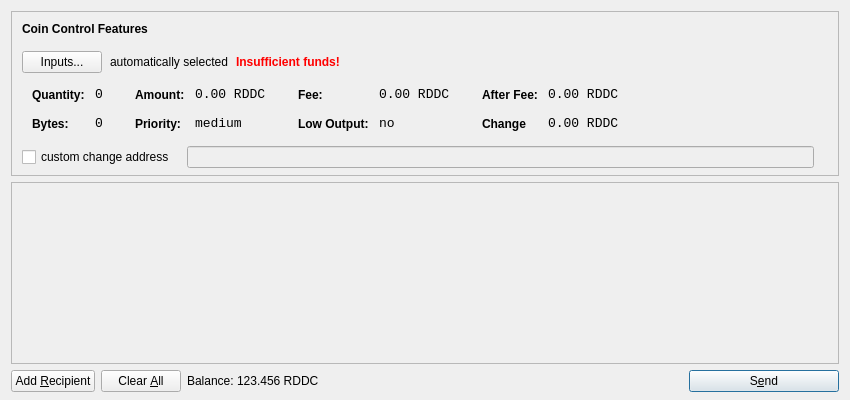
<?xml version="1.0" encoding="UTF-8"?>
<ui version="4.0">
 <class>SendCoinsDialog</class>
 <widget class="QDialog" name="SendCoinsDialog">
  <property name="geometry">
   <rect>
    <x>0</x>
    <y>0</y>
    <width>850</width>
    <height>400</height>
   </rect>
  </property>
  <property name="windowTitle">
   <string>Send Coins</string>
  </property>
  <layout class="QVBoxLayout" name="verticalLayout" stretch="0,1,0">
   <property name="bottomMargin">
    <number>8</number>
   </property>
   <item>
    <widget class="QFrame" name="frameCoinControl">
     <property name="sizePolicy">
      <sizepolicy hsizetype="Expanding" vsizetype="Expanding">
       <horstretch>0</horstretch>
       <verstretch>0</verstretch>
      </sizepolicy>
     </property>
     <property name="maximumSize">
      <size>
       <width>16777215</width>
       <height>16777215</height>
      </size>
     </property>
     <property name="frameShape">
      <enum>QFrame::StyledPanel</enum>
     </property>
     <property name="frameShadow">
      <enum>QFrame::Sunken</enum>
     </property>
     <layout class="QVBoxLayout" name="verticalLayoutCoinControl2">
      <property name="spacing">
       <number>-1</number>
      </property>
      <property name="leftMargin">
       <number>0</number>
      </property>
      <property name="topMargin">
       <number>0</number>
      </property>
      <property name="rightMargin">
       <number>0</number>
      </property>
      <property name="bottomMargin">
       <number>6</number>
      </property>
      <item>
       <layout class="QVBoxLayout" name="verticalLayoutCoinControl" stretch="0,0,0,0,1">
        <property name="spacing">
         <number>0</number>
        </property>
        <property name="leftMargin">
         <number>10</number>
        </property>
        <property name="topMargin">
         <number>10</number>
        </property>
        <item>
         <layout class="QHBoxLayout" name="horizontalLayoutCoinControl1">
          <property name="bottomMargin">
           <number>15</number>
          </property>
          <item>
           <widget class="QLabel" name="labelCoinControlFeatures">
            <property name="sizePolicy">
             <sizepolicy hsizetype="Preferred" vsizetype="Maximum">
              <horstretch>0</horstretch>
              <verstretch>0</verstretch>
             </sizepolicy>
            </property>
            <property name="font">
             <font>
              <weight>75</weight>
              <bold>true</bold>
             </font>
            </property>
            <property name="styleSheet">
             <string notr="true">font-weight:bold;</string>
            </property>
            <property name="text">
             <string>Coin Control Features</string>
            </property>
           </widget>
          </item>
         </layout>
        </item>
        <item>
         <layout class="QHBoxLayout" name="horizontalLayoutCoinControl2" stretch="0,0,0,0">
          <property name="spacing">
           <number>8</number>
          </property>
          <property name="bottomMargin">
           <number>10</number>
          </property>
          <item>
           <widget class="QPushButton" name="pushButtonCoinControl">
            <property name="styleSheet">
             <string notr="true"/>
            </property>
            <property name="text">
             <string>Inputs...</string>
            </property>
           </widget>
          </item>
          <item>
           <widget class="QLabel" name="labelCoinControlAutomaticallySelected">
            <property name="text">
             <string>automatically selected</string>
            </property>
            <property name="margin">
             <number>5</number>
            </property>
           </widget>
          </item>
          <item>
           <widget class="QLabel" name="labelCoinControlInsuffFunds">
            <property name="font">
             <font>
              <weight>75</weight>
              <bold>true</bold>
             </font>
            </property>
            <property name="styleSheet">
             <string notr="true">color:red;font-weight:bold;</string>
            </property>
            <property name="text">
             <string>Insufficient funds!</string>
            </property>
            <property name="margin">
             <number>5</number>
            </property>
           </widget>
          </item>
          <item>
           <spacer name="horizontalSpacerCoinControl">
            <property name="orientation">
             <enum>Qt::Horizontal</enum>
            </property>
            <property name="sizeHint" stdset="0">
             <size>
              <width>40</width>
              <height>1</height>
             </size>
            </property>
           </spacer>
          </item>
         </layout>
        </item>
        <item>
         <widget class="QWidget" name="widgetCoinControl" native="true">
          <property name="sizePolicy">
           <sizepolicy hsizetype="Preferred" vsizetype="Preferred">
            <horstretch>0</horstretch>
            <verstretch>0</verstretch>
           </sizepolicy>
          </property>
          <property name="minimumSize">
           <size>
            <width>0</width>
            <height>0</height>
           </size>
          </property>
          <property name="styleSheet">
           <string notr="true"/>
          </property>
          <layout class="QHBoxLayout" name="horizontalLayoutCoinControl5">
           <property name="margin">
            <number>0</number>
           </property>
           <item>
            <layout class="QHBoxLayout" name="horizontalLayoutCoinControl3" stretch="0,0,0,1">
             <property name="spacing">
              <number>20</number>
             </property>
             <property name="topMargin">
              <number>0</number>
             </property>
             <property name="bottomMargin">
              <number>10</number>
             </property>
             <item>
              <layout class="QFormLayout" name="formLayoutCoinControl1">
               <property name="horizontalSpacing">
                <number>10</number>
               </property>
               <property name="verticalSpacing">
                <number>14</number>
               </property>
               <property name="leftMargin">
                <number>10</number>
               </property>
               <property name="topMargin">
                <number>4</number>
               </property>
               <property name="rightMargin">
                <number>6</number>
               </property>
               <item row="0" column="0">
                <widget class="QLabel" name="labelCoinControlQuantityText">
                 <property name="styleSheet">
                  <string notr="true">font-weight:bold;</string>
                 </property>
                 <property name="text">
                  <string>Quantity:</string>
                 </property>
                 <property name="margin">
                  <number>0</number>
                 </property>
                </widget>
               </item>
               <item row="0" column="1">
                <widget class="QLabel" name="labelCoinControlQuantity">
                 <property name="font">
                  <font>
                   <family>Monospace</family>
                   <pointsize>10</pointsize>
                  </font>
                 </property>
                 <property name="cursor">
                  <cursorShape>IBeamCursor</cursorShape>
                 </property>
                 <property name="contextMenuPolicy">
                  <enum>Qt::ActionsContextMenu</enum>
                 </property>
                 <property name="text">
                  <string>0</string>
                 </property>
                 <property name="margin">
                  <number>0</number>
                 </property>
                 <property name="textInteractionFlags">
                  <set>Qt::LinksAccessibleByMouse|Qt::TextSelectableByKeyboard|Qt::TextSelectableByMouse</set>
                 </property>
                </widget>
               </item>
               <item row="1" column="0">
                <widget class="QLabel" name="labelCoinControlBytesText">
                 <property name="styleSheet">
                  <string notr="true">font-weight:bold;</string>
                 </property>
                 <property name="text">
                  <string>Bytes:</string>
                 </property>
                </widget>
               </item>
               <item row="1" column="1">
                <widget class="QLabel" name="labelCoinControlBytes">
                 <property name="font">
                  <font>
                   <family>Monospace</family>
                   <pointsize>10</pointsize>
                  </font>
                 </property>
                 <property name="cursor">
                  <cursorShape>IBeamCursor</cursorShape>
                 </property>
                 <property name="contextMenuPolicy">
                  <enum>Qt::ActionsContextMenu</enum>
                 </property>
                 <property name="text">
                  <string>0</string>
                 </property>
                 <property name="textInteractionFlags">
                  <set>Qt::LinksAccessibleByMouse|Qt::TextSelectableByKeyboard|Qt::TextSelectableByMouse</set>
                 </property>
                </widget>
               </item>
              </layout>
             </item>
             <item>
              <layout class="QFormLayout" name="formLayoutCoinControl2">
               <property name="horizontalSpacing">
                <number>10</number>
               </property>
               <property name="verticalSpacing">
                <number>14</number>
               </property>
               <property name="leftMargin">
                <number>6</number>
               </property>
               <property name="topMargin">
                <number>4</number>
               </property>
               <property name="rightMargin">
                <number>6</number>
               </property>
               <item row="0" column="0">
                <widget class="QLabel" name="labelCoinControlAmountText">
                 <property name="styleSheet">
                  <string notr="true">font-weight:bold;</string>
                 </property>
                 <property name="text">
                  <string>Amount:</string>
                 </property>
                 <property name="margin">
                  <number>0</number>
                 </property>
                </widget>
               </item>
               <item row="0" column="1">
                <widget class="QLabel" name="labelCoinControlAmount">
                 <property name="font">
                  <font>
                   <family>Monospace</family>
                   <pointsize>10</pointsize>
                  </font>
                 </property>
                 <property name="cursor">
                  <cursorShape>IBeamCursor</cursorShape>
                 </property>
                 <property name="contextMenuPolicy">
                  <enum>Qt::ActionsContextMenu</enum>
                 </property>
                 <property name="text">
                  <string>0.00 RDDC</string>
                 </property>
                 <property name="textInteractionFlags">
                  <set>Qt::LinksAccessibleByMouse|Qt::TextSelectableByKeyboard|Qt::TextSelectableByMouse</set>
                 </property>
                </widget>
               </item>
               <item row="1" column="0">
                <widget class="QLabel" name="labelCoinControlPriorityText">
                 <property name="styleSheet">
                  <string notr="true">font-weight:bold;</string>
                 </property>
                 <property name="text">
                  <string>Priority:</string>
                 </property>
                </widget>
               </item>
               <item row="1" column="1">
                <widget class="QLabel" name="labelCoinControlPriority">
                 <property name="font">
                  <font>
                   <family>Monospace</family>
                   <pointsize>10</pointsize>
                  </font>
                 </property>
                 <property name="cursor">
                  <cursorShape>IBeamCursor</cursorShape>
                 </property>
                 <property name="contextMenuPolicy">
                  <enum>Qt::ActionsContextMenu</enum>
                 </property>
                 <property name="text">
                  <string>medium</string>
                 </property>
                 <property name="textInteractionFlags">
                  <set>Qt::LinksAccessibleByMouse|Qt::TextSelectableByKeyboard|Qt::TextSelectableByMouse</set>
                 </property>
                </widget>
               </item>
              </layout>
             </item>
             <item>
              <layout class="QFormLayout" name="formLayoutCoinControl3">
               <property name="horizontalSpacing">
                <number>10</number>
               </property>
               <property name="verticalSpacing">
                <number>14</number>
               </property>
               <property name="leftMargin">
                <number>6</number>
               </property>
               <property name="topMargin">
                <number>4</number>
               </property>
               <property name="rightMargin">
                <number>6</number>
               </property>
               <item row="0" column="0">
                <widget class="QLabel" name="labelCoinControlFeeText">
                 <property name="styleSheet">
                  <string notr="true">font-weight:bold;</string>
                 </property>
                 <property name="text">
                  <string>Fee:</string>
                 </property>
                 <property name="margin">
                  <number>0</number>
                 </property>
                </widget>
               </item>
               <item row="0" column="1">
                <widget class="QLabel" name="labelCoinControlFee">
                 <property name="font">
                  <font>
                   <family>Monospace</family>
                   <pointsize>10</pointsize>
                  </font>
                 </property>
                 <property name="cursor">
                  <cursorShape>IBeamCursor</cursorShape>
                 </property>
                 <property name="contextMenuPolicy">
                  <enum>Qt::ActionsContextMenu</enum>
                 </property>
                 <property name="text">
                  <string>0.00 RDDC</string>
                 </property>
                 <property name="textInteractionFlags">
                  <set>Qt::LinksAccessibleByMouse|Qt::TextSelectableByKeyboard|Qt::TextSelectableByMouse</set>
                 </property>
                </widget>
               </item>
               <item row="1" column="0">
                <widget class="QLabel" name="labelCoinControlLowOutputText">
                 <property name="styleSheet">
                  <string notr="true">font-weight:bold;</string>
                 </property>
                 <property name="text">
                  <string>Low Output:</string>
                 </property>
                </widget>
               </item>
               <item row="1" column="1">
                <widget class="QLabel" name="labelCoinControlLowOutput">
                 <property name="font">
                  <font>
                   <family>Monospace</family>
                   <pointsize>10</pointsize>
                  </font>
                 </property>
                 <property name="cursor">
                  <cursorShape>IBeamCursor</cursorShape>
                 </property>
                 <property name="contextMenuPolicy">
                  <enum>Qt::ActionsContextMenu</enum>
                 </property>
                 <property name="text">
                  <string>no</string>
                 </property>
                 <property name="textInteractionFlags">
                  <set>Qt::LinksAccessibleByMouse|Qt::TextSelectableByKeyboard|Qt::TextSelectableByMouse</set>
                 </property>
                </widget>
               </item>
              </layout>
             </item>
             <item>
              <layout class="QFormLayout" name="formLayoutCoinControl4">
               <property name="horizontalSpacing">
                <number>10</number>
               </property>
               <property name="verticalSpacing">
                <number>14</number>
               </property>
               <property name="leftMargin">
                <number>6</number>
               </property>
               <property name="topMargin">
                <number>4</number>
               </property>
               <property name="rightMargin">
                <number>6</number>
               </property>
               <item row="0" column="0">
                <widget class="QLabel" name="labelCoinControlAfterFeeText">
                 <property name="styleSheet">
                  <string notr="true">font-weight:bold;</string>
                 </property>
                 <property name="text">
                  <string>After Fee:</string>
                 </property>
                 <property name="margin">
                  <number>0</number>
                 </property>
                </widget>
               </item>
               <item row="0" column="1">
                <widget class="QLabel" name="labelCoinControlAfterFee">
                 <property name="font">
                  <font>
                   <family>Monospace</family>
                   <pointsize>10</pointsize>
                  </font>
                 </property>
                 <property name="cursor">
                  <cursorShape>IBeamCursor</cursorShape>
                 </property>
                 <property name="contextMenuPolicy">
                  <enum>Qt::ActionsContextMenu</enum>
                 </property>
                 <property name="text">
                  <string>0.00 RDDC</string>
                 </property>
                 <property name="textInteractionFlags">
                  <set>Qt::LinksAccessibleByMouse|Qt::TextSelectableByKeyboard|Qt::TextSelectableByMouse</set>
                 </property>
                </widget>
               </item>
               <item row="1" column="0">
                <widget class="QLabel" name="labelCoinControlChangeText">
                 <property name="styleSheet">
                  <string notr="true">font-weight:bold;</string>
                 </property>
                 <property name="text">
                  <string>Change</string>
                 </property>
                </widget>
               </item>
               <item row="1" column="1">
                <widget class="QLabel" name="labelCoinControlChange">
                 <property name="font">
                  <font>
                   <family>Monospace</family>
                   <pointsize>10</pointsize>
                  </font>
                 </property>
                 <property name="cursor">
                  <cursorShape>IBeamCursor</cursorShape>
                 </property>
                 <property name="contextMenuPolicy">
                  <enum>Qt::ActionsContextMenu</enum>
                 </property>
                 <property name="text">
                  <string>0.00 RDDC</string>
                 </property>
                 <property name="textInteractionFlags">
                  <set>Qt::LinksAccessibleByMouse|Qt::TextSelectableByKeyboard|Qt::TextSelectableByMouse</set>
                 </property>
                </widget>
               </item>
              </layout>
             </item>
            </layout>
           </item>
          </layout>
         </widget>
        </item>
        <item>
         <layout class="QHBoxLayout" name="horizontalLayoutCoinControl4" stretch="0,0,0">
          <property name="spacing">
           <number>12</number>
          </property>
          <property name="sizeConstraint">
           <enum>QLayout::SetDefaultConstraint</enum>
          </property>
          <property name="topMargin">
           <number>5</number>
          </property>
          <property name="rightMargin">
           <number>5</number>
          </property>
          <item>
           <widget class="QCheckBox" name="checkBoxCoinControlChange">
            <property name="text">
             <string>custom change address</string>
            </property>
           </widget>
          </item>
          <item>
           <widget class="QLineEdit" name="lineEditCoinControlChange">
            <property name="enabled">
             <bool>false</bool>
            </property>
            <property name="sizePolicy">
             <sizepolicy hsizetype="Expanding" vsizetype="Fixed">
              <horstretch>0</horstretch>
              <verstretch>0</verstretch>
             </sizepolicy>
            </property>
           </widget>
          </item>
          <item>
           <widget class="QLabel" name="labelCoinControlChangeLabel">
            <property name="sizePolicy">
             <sizepolicy hsizetype="Preferred" vsizetype="Expanding">
              <horstretch>0</horstretch>
              <verstretch>0</verstretch>
             </sizepolicy>
            </property>
            <property name="minimumSize">
             <size>
              <width>0</width>
              <height>0</height>
             </size>
            </property>
            <property name="text">
             <string/>
            </property>
            <property name="margin">
             <number>3</number>
            </property>
           </widget>
          </item>
         </layout>
        </item>
        <item>
         <spacer name="verticalSpacerCoinControl">
          <property name="orientation">
           <enum>Qt::Vertical</enum>
          </property>
          <property name="sizeHint" stdset="0">
           <size>
            <width>800</width>
            <height>1</height>
           </size>
          </property>
         </spacer>
        </item>
       </layout>
      </item>
     </layout>
    </widget>
   </item>
   <item>
    <widget class="QScrollArea" name="scrollArea">
     <property name="widgetResizable">
      <bool>true</bool>
     </property>
     <widget class="QWidget" name="scrollAreaWidgetContents">
      <property name="geometry">
       <rect>
        <x>0</x>
        <y>0</y>
        <width>830</width>
        <height>165</height>
       </rect>
      </property>
      <layout class="QVBoxLayout" name="verticalLayout_2">
       <property name="margin">
        <number>0</number>
       </property>
       <item>
        <layout class="QVBoxLayout" name="entries">
         <property name="spacing">
          <number>6</number>
         </property>
        </layout>
       </item>
       <item>
        <spacer name="verticalSpacer">
         <property name="orientation">
          <enum>Qt::Vertical</enum>
         </property>
         <property name="sizeHint" stdset="0">
          <size>
           <width>20</width>
           <height>40</height>
          </size>
         </property>
        </spacer>
       </item>
      </layout>
     </widget>
    </widget>
   </item>
   <item>
    <layout class="QHBoxLayout" name="horizontalLayout">
     <item>
      <widget class="QPushButton" name="addButton">
       <property name="toolTip">
        <string>Send to multiple recipients at once</string>
       </property>
       <property name="text">
        <string>Add &amp;Recipient</string>
       </property>
       <property name="icon">
        <iconset resource="../bitcoin.qrc">
         <normaloff>:/icons/add</normaloff>:/icons/add</iconset>
       </property>
       <property name="autoDefault">
        <bool>false</bool>
       </property>
      </widget>
     </item>
     <item>
      <widget class="QPushButton" name="clearButton">
       <property name="sizePolicy">
        <sizepolicy hsizetype="Minimum" vsizetype="Fixed">
         <horstretch>0</horstretch>
         <verstretch>0</verstretch>
        </sizepolicy>
       </property>
       <property name="toolTip">
        <string>Remove all transaction fields</string>
       </property>
       <property name="text">
        <string>Clear &amp;All</string>
       </property>
       <property name="icon">
        <iconset resource="../bitcoin.qrc">
         <normaloff>:/icons/remove</normaloff>:/icons/remove</iconset>
       </property>
       <property name="autoRepeatDelay">
        <number>300</number>
       </property>
       <property name="autoDefault">
        <bool>false</bool>
       </property>
      </widget>
     </item>
     <item>
      <layout class="QHBoxLayout" name="horizontalLayout_2">
       <property name="spacing">
        <number>3</number>
       </property>
       <item>
        <widget class="QLabel" name="label">
         <property name="sizePolicy">
          <sizepolicy hsizetype="Preferred" vsizetype="Fixed">
           <horstretch>0</horstretch>
           <verstretch>0</verstretch>
          </sizepolicy>
         </property>
         <property name="text">
          <string>Balance:</string>
         </property>
        </widget>
       </item>
       <item>
        <widget class="QLabel" name="labelBalance">
         <property name="sizePolicy">
          <sizepolicy hsizetype="Preferred" vsizetype="Fixed">
           <horstretch>0</horstretch>
           <verstretch>0</verstretch>
          </sizepolicy>
         </property>
         <property name="cursor">
          <cursorShape>IBeamCursor</cursorShape>
         </property>
         <property name="text">
          <string>123.456 RDDC</string>
         </property>
         <property name="textInteractionFlags">
          <set>Qt::LinksAccessibleByMouse|Qt::TextSelectableByKeyboard|Qt::TextSelectableByMouse</set>
         </property>
        </widget>
       </item>
      </layout>
     </item>
     <item>
      <spacer name="horizontalSpacer">
       <property name="orientation">
        <enum>Qt::Horizontal</enum>
       </property>
       <property name="sizeHint" stdset="0">
        <size>
         <width>40</width>
         <height>20</height>
        </size>
       </property>
      </spacer>
     </item>
     <item>
      <widget class="QPushButton" name="sendButton">
       <property name="minimumSize">
        <size>
         <width>150</width>
         <height>0</height>
        </size>
       </property>
       <property name="toolTip">
        <string>Confirm the send action</string>
       </property>
       <property name="text">
        <string>S&amp;end</string>
       </property>
       <property name="icon">
        <iconset resource="../bitcoin.qrc">
         <normaloff>:/icons/send</normaloff>:/icons/send</iconset>
       </property>
       <property name="default">
        <bool>true</bool>
       </property>
      </widget>
     </item>
    </layout>
   </item>
  </layout>
 </widget>
 <resources>
  <include location="../bitcoin.qrc"/>
 </resources>
 <connections/>
</ui>
